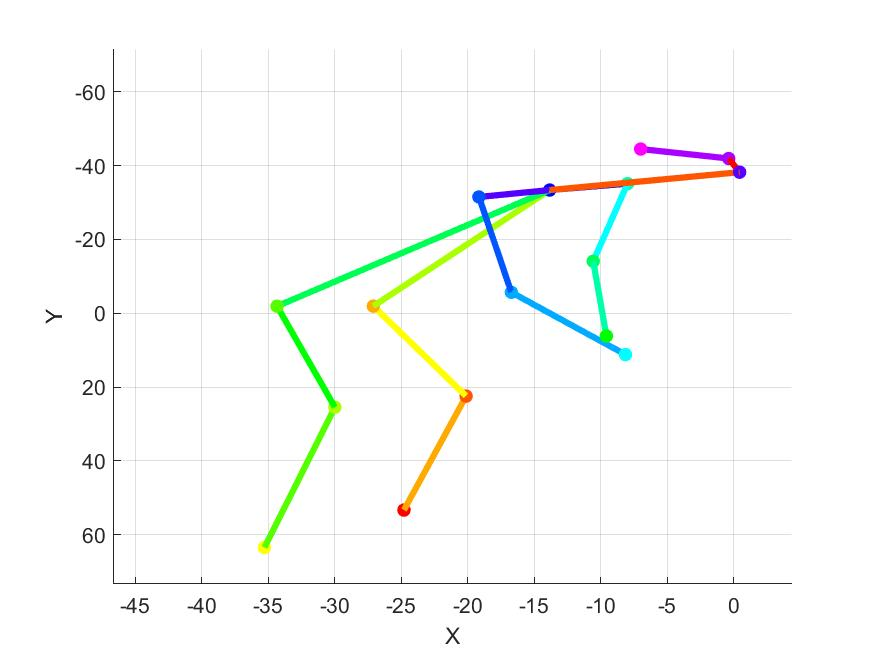
%> input picture HPE_IPL/data/out3dImg/000005.jpg, 875 x 656 px; its folder holds 4 pictures in this run
$ octave cmbImg.m   (GNU Octave 9; MATLAB toolbox functions it lacks are replaced by stand-ins)
%> lines starting %> are read from the running program, lines starting %| are printed output that depends on the picture
clc
clear

% starting and ending frames
frmCntSt=5;
frmCntNd=605;

mkdir('..\\data\\demo');

for frmCnt = frmCntSt:frmCntNd
    disp(frmCnt);

    % read multiple input images
    inImgStr0 = sprintf('..\\data\\outImg\\%06d.jpg',frmCnt);
    inImg0 = imread(inImgStr0);
%> inImg0 is the input picture: size 656x875x3 uint8; mean R, G, B 249.7, 251.3, 249.4
    row_Img0 = size(inImg0,1)
%> row_Img0 = 656
    column_Img0 = size(inImg0,2)
%> column_Img0 = 875
    % read 3d plot images
    inImgStr1 = sprintf('..\\data\\out3dImg\\%06d.jpg',frmCnt);
    inImg1 = imread(inImgStr1);
    row_Img1 = size(inImg1,1);
%> row_Img1 = 656
    column_Img1 = size(inImg1,2);
%> column_Img1 = 875
    % resize 3d plot images to merge with original images
    inImg1 = imresize(inImg1, [row_Img0, row_Img0/row_Img1*column_Img1]);
    % inImg1 = imresize(inImg1, (row_Img0/row_Img1));  % Original Resize
    column_Img1 = size(inImg1,2)
    % merge with original images
    outImg = zeros(row_Img0,column_Img0+column_Img1,3);
    outImg(1:row_Img0,1:column_Img0,1:3) = inImg0;
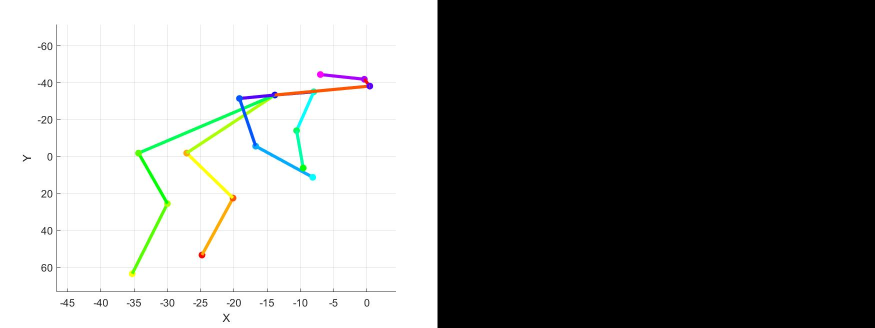
%> outImg: size 656x1750x3 double (shown at 1/2 size); mean R, G, B 124.9, 125.7, 124.7
    outImg(1:row_Img0,(column_Img0):(column_Img0+column_Img1-1),1:3) = inImg1;
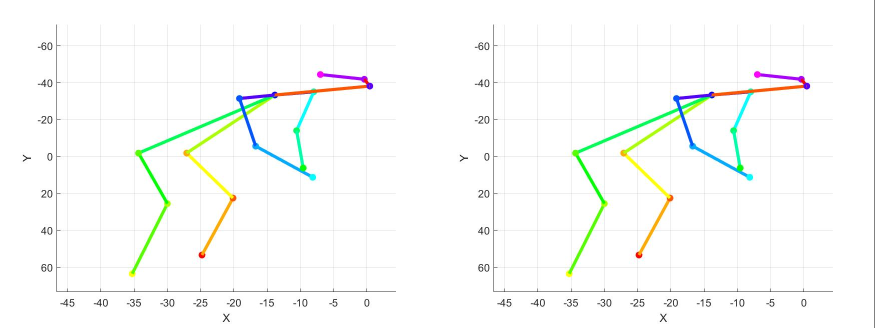
%> outImg: size 656x1750x3 double (shown at 1/2 size); mean R, G, B 249.6, 251.2, 249.2

    % write output images
    outImgStr = sprintf('..\\data\\demo\\%06d.jpg',frmCnt);
    imwrite(uint8(outImg), outImgStr);
end
%> pass 2 of the loop `for frmCnt = frmCntSt:frmCntNd`:
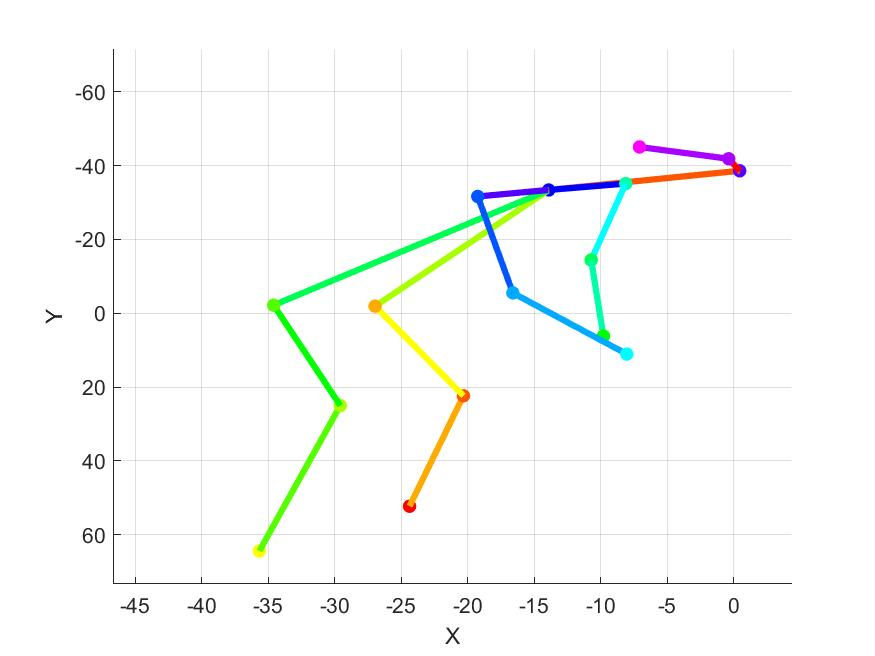
%> input picture HPE_IPL/data/out3dImg/000006.jpg, 875 x 656 px
%> inImg0 is the input picture: size 656x875x3 uint8; mean R, G, B 249.5, 251.3, 249.6
%> `outImg(1:row_Img0,1:column_Img0,1:3) = inImg0;`:
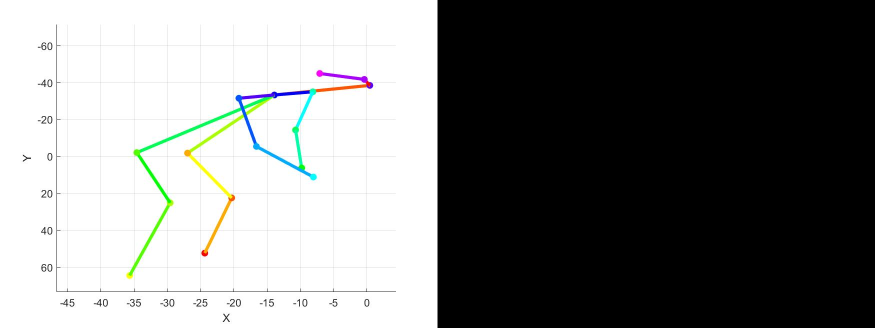
%> outImg: size 656x1750x3 double (shown at 1/2 size); mean R, G, B 124.8, 125.7, 124.8
%> `outImg(1:row_Img0,(column_Img0):(column_Img0+column_Img1-1),1:3) = inI..`:
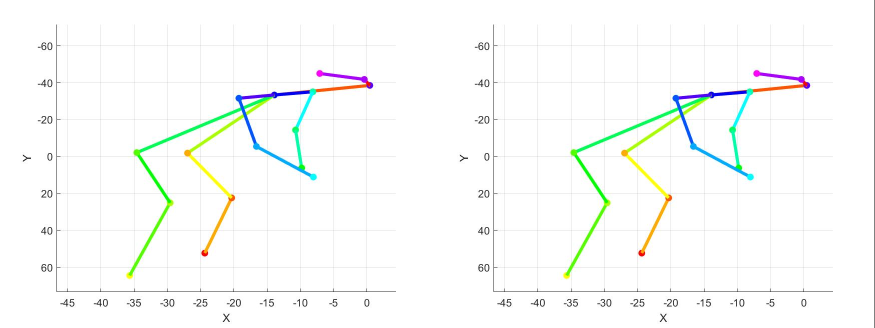
%> outImg: size 656x1750x3 double (shown at 1/2 size); mean R, G, B 249.4, 251.2, 249.4
%> pass 3 of the loop `for frmCnt = frmCntSt:frmCntNd`:
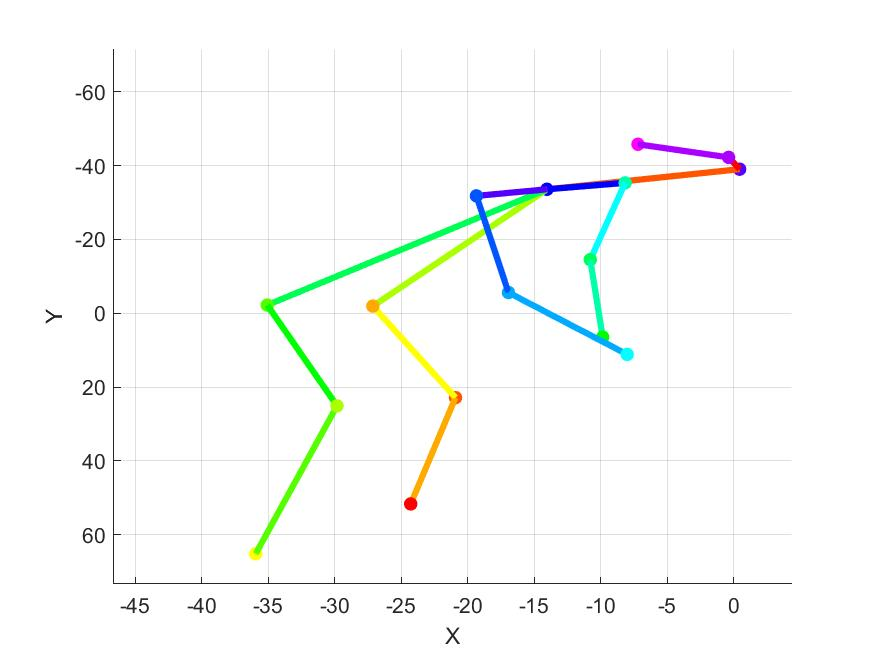
%> input picture HPE_IPL/data/out3dImg/000007.jpg, 875 x 656 px
%> inImg0 is the input picture: size 656x875x3 uint8; mean R, G, B 249.5, 251.3, 249.6
%> `outImg(1:row_Img0,1:column_Img0,1:3) = inImg0;`:
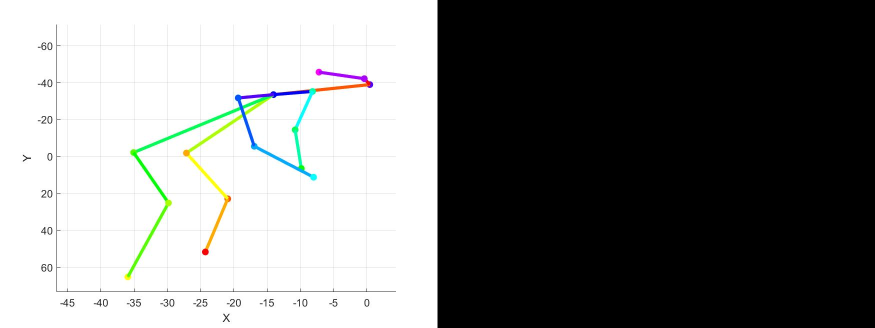
%> outImg: size 656x1750x3 double (shown at 1/2 size); mean R, G, B 124.7, 125.6, 124.8
%> `outImg(1:row_Img0,(column_Img0):(column_Img0+column_Img1-1),1:3) = inI..`:
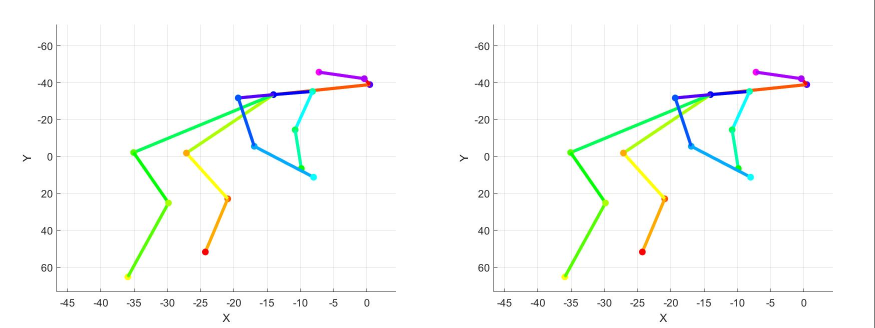
%> outImg: size 656x1750x3 double (shown at 1/2 size); mean R, G, B 249.3, 251.1, 249.4
%> (the run ends here)
